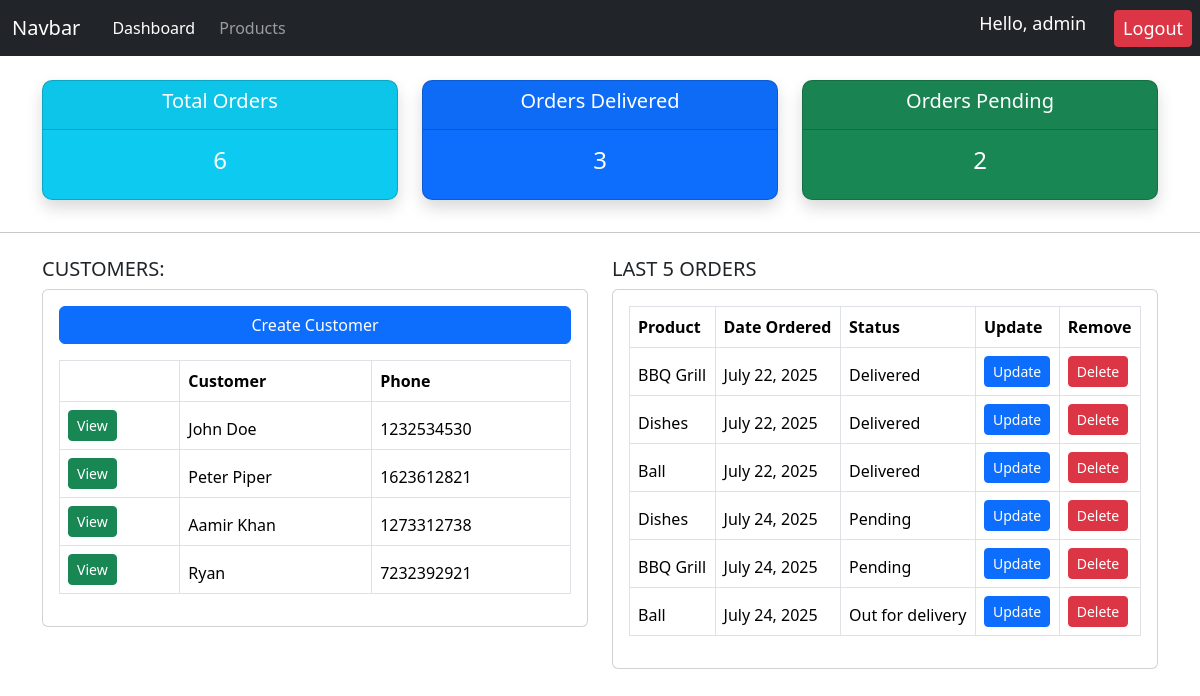
The app's page / (signed in) with its own data.
### accounts/models.py (models this page shows, shortened)
class Customer(models.Model):
    user = models.OneToOneField(User, null=True, blank=True, on_delete=models.CASCADE)
    name = models.CharField(max_length=200, null=True)
    phone = models.CharField(max_length=200, null=True)
    email = models.CharField(max_length=200, null=True)
    profile_pic = models.ImageField(default="profile_pic1.jpg", null=True, blank=True)
    date_created = models.DateField(auto_now_add=True, null=True)

class Order(models.Model):
    STATUS = (
        ('Pending', 'Pending'),
        ('Out for delivery', 'Out for delivery'),
        ('Delivered', 'Delivered'),
    )
    customer = models.ForeignKey(Customer, null=True, on_delete=models.SET_NULL)
    product = models.ForeignKey(Product, null=True, on_delete=models.SET_NULL)
    date_created = models.DateField(auto_now_add=True, null=True)
    status = models.CharField(max_length=200, null=True, choices=STATUS)
    note = models.CharField(max_length=1000, null=True)

class Product(models.Model):
    CATEGORY = (
        ('Indoor', 'Indoor'),
        ('Outdoor', 'Outdoor'),
    )
    name = models.CharField(max_length=200, null=True)
    price = models.FloatField()
    category = models.CharField(max_length=200, null=True, choices=CATEGORY)
    description = models.CharField(max_length=200, null=True, blank=True)
    date_created = models.DateField(auto_now_add=True, null=True)
    tags = models.ManyToManyField(Tag)
    def __str__(self):
        return self.name

### accounts/decorators.py (the view)
   def wrapper_function(request, *args, **kwargs):
      group = None
      if request.user.groups.exists():
         group = request.user.groups.all()[0].name
      if group == 'customer':
         return redirect('user')
      if group == 'admin':
         return view_func(request, *args, **kwargs)

### accounts/views.py (called while the page is built)
@login_required(login_url='login')
@admin_only
def home(request):
    customers = Customer.objects.all()
    orders = Order.objects.all()
    total_orders = orders.count()
    delivered = orders.filter(status="Delivered").count()
    pending = orders.filter(status="Pending").count()
    context = {'customers': customers, 'orders': orders, 'total_orders': total_orders, 'delivered': delivered, 'pending': pending}
    return render(request, "accounts/dashboard.html", context)

### accounts/templates/accounts/dashboard.html (shortened to what this page needs)
{% extends "accounts/main.html" %}
{% block content %}
<div class="container mt-4">
  <div class="row text-center">
    <div class="col-md-4 mb-3">
      <div class="card stat-card bg-info text-white shadow">
        <div class="card-header">
          <h5 class="card-title">Total Orders</h5>
        </div>
        <div class="card-body">
          <h4 class="card-title">{{total_orders}}</h4>
        </div>
      </div>
    </div>
    <div class="col-md-4 mb-3">
      <div class="card stat-card bg-primary text-white shadow">
        <div class="card-header">
          <h5 class="card-title">Orders Delivered</h5>
        </div>
         <div class="card-body">
          <h4 class="card-title">{{delivered}}</h4>
        </div>
      </div>
    </div>
    <div class="col-md-4 mb-3">
      <div class="card stat-card bg-success text-white shadow">
        <div class="card-header">
          <h5 class="card-title">Orders Pending</h5>
        </div>
         <div class="card-body">
          <h4 class="card-title">{{pending}}</h4>
        </div>
      </div>
    </div>
  </div>
</div>
<hr>
  <div class="container mt-4">
    <div class="row">
      <div class="col-md-6">
        <h5>CUSTOMERS:</h5>
      </div>
      <div class="col-md-6">
        <h5>LAST 5 ORDERS</h5>
      </div>
    </div>
    <div class="row">
      <div class="col-md-6 mb-4">
        <div class="card">
          <div class="card-body">
            <a href="#" class="btn btn-primary w-100 mb-3">Create Customer</a>
            <table class="table table-bordered">
              <thead>
                <tr>
                  <th></th>
                  <th>Customer</th>
                  <th>Phone</th>
                </tr>
              {% for customer in customers %}
              <tr>
                <td><a class="btn btn-success btn-sm" href="{% url 'customers' customer.id %}" role="button">View</a></td>
                <td>{{customer.name}}</td>
                <td>{{customer.phone}}</td>
              </tr>
              {% endfor %}
              </thead>
            </table>
          </div>
        </div>
      </div>
      <div class="col-md-6 mb-4">
        <div class="card">
          <div class="card-body">
            <table class="table table-bordered">
              <thead>
                <tr>
                  <th>Product</th>
                  <th>Date Ordered</th>
                  <th>Status</th>
                  <th>Update</th>
                  <th>Remove</th>
                </tr>
              {% for order in orders %}
              <tr>
                <td>{{order.product}}</td>
                <td>{{order.date_created}}</td>
                <td>{{order.status}}</td>
                <td><a class="btn btn-primary btn-sm" href="{% url 'update_order' order.id %}" role="button">Update</a></td>
                <td><a class="btn btn-danger btn-sm" href="{% url 'delete_order' order.id %}" role="button">Delete</a></td>
              </tr>
              {% endfor %}
              </thead>
            </table>
          </div>
        </div>
      </div>
    </div>
{% endblock content %}

### accounts/templates/accounts/main.html (shortened to what this page needs)
{% load static %}
<!DOCTYPE html>
<html lang="en">
<head>
    <link href="https://cdn.jsdelivr.net/npm/bootstrap@5.3.7/dist/css/bootstrap.min.css" rel="stylesheet">
    <link rel="stylesheet" type="text/css" href="{% static 'css/main.css' %}">
</head>
<body>
    {% include "accounts/navbar.html" %}
    {% block content %}
    {% endblock content%}
</body>
</html>

### accounts/templates/accounts/navbar.html (shortened to what this page needs)
<nav class="navbar navbar-expand-lg navbar-dark bg-dark">
  <div class="container-fluid">
    <a class="navbar-brand" href="#">Navbar</a>
    <div class="collapse navbar-collapse" id="navbarSupportedContent">
      <ul class="navbar-nav me-auto mb-2 mb-lg-0">
        {% if request.user.is_staff %}
        <li class="nav-item px-2">
          <a class="nav-link active" aria-current="page" href="{% url 'dashboard' %}">Dashboard</a>
        </li>
        <li class="nav-item">
          <a class="nav-link" href="{% url 'products' %}">Products</a>
        </li>
        {% else %}
        <li class="nav-item">
          <a class="nav-link" href="{% url 'account' %}">Settings</a>
        </li>
        {% endif %}
      </ul>
    </div>
  </div>
  <h5 class="msg">Hello, {{request.user}}</h5>
  <span><a class="btn btn-danger msg mx-2 btn-sm" href="{% url 'logout' %}" role="button">Logout</a></span>
</nav>

### static/css/main.css (style rules this page uses)
th, td { white-space: nowrap; }
.stat-card { border-radius: 10px; transition: transform 0.3s ease; }

### accounts/templates/accounts/navbar.html (style rules this page uses)
.msg { font-size: 18px; color: white; margin-right: 20px; white-space: nowrap; }

### records on screen
Customer: name "John Doe", phone "1232534530"
Customer: name "Peter Piper", phone "1623612821"
Customer: name "Aamir Khan", phone "1273312738"
Customer: name "Ryan", phone "7232392921"
Order: product "BBQ Grill", date_created "July 22, 2025", status "Delivered"
Order: product "Dishes", date_created "July 22, 2025", status "Delivered"
Order: product "Ball", date_created "July 22, 2025", status "Delivered"
Order: product "Dishes", date_created "July 24, 2025", status "Pending"
Order: product "BBQ Grill", date_created "July 24, 2025", status "Pending"
Order: product "Ball", date_created "July 24, 2025", status "Out for delivery"

### other values on screen
{{ request.user }} "admin"
{{ total_orders }} "6"
{{ delivered }} "3"
{{ pending }} "2"
